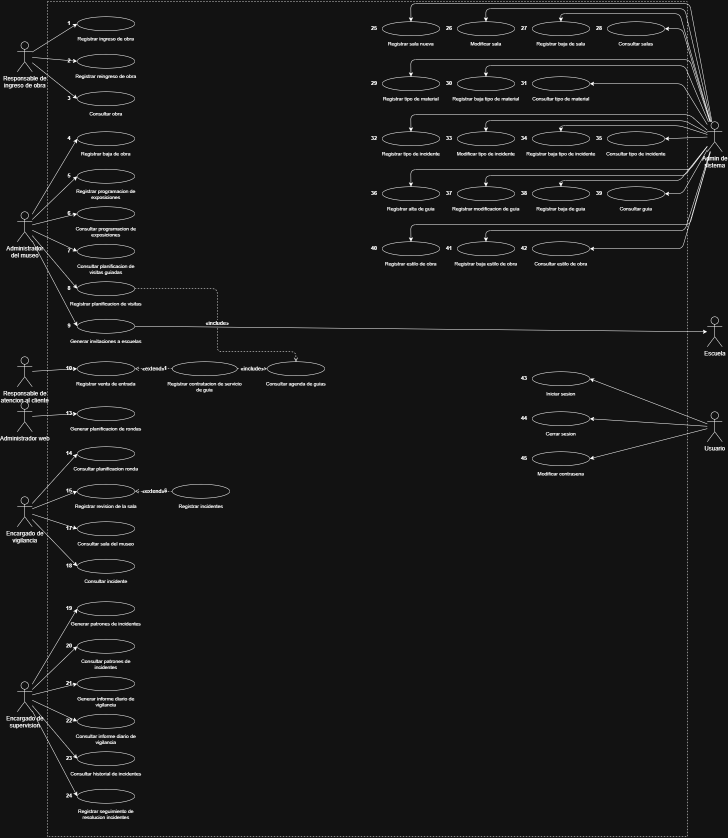
#> input picture scripts_y_notas/pdf_page9_dcu.png, 1456 x 1675 px, found by its file name (shown at 1/2 size)
$ python crop_check.py
#> lines starting #> are read from the running program, lines starting #| are printed output that depends on the picture
from PIL import Image

im9 = Image.open("scripts_y_notas/pdf_page9_dcu.png")
#> im9 is the input picture: PIL image 1456x1675 RGB; min 18, max 255, mean 23.1
im15 = Image.open("scripts_y_notas/pdf_page15_dcd.png")
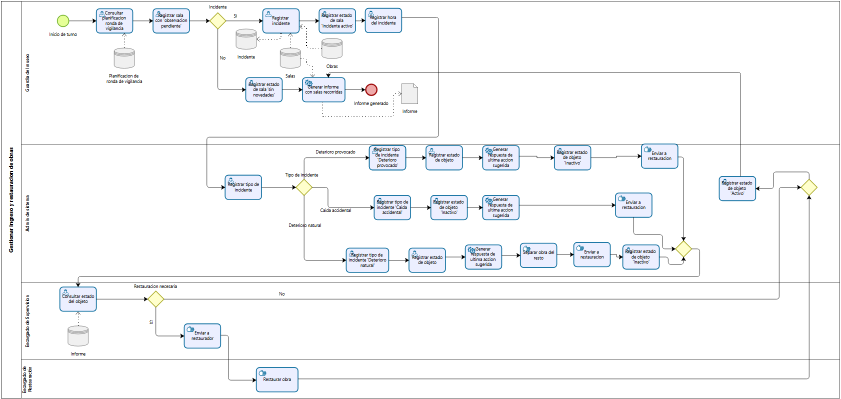
#> input picture scripts_y_notas/bpmn_oper_inspected.png, 1682 x 798 px, given in place of pdf_page15_dcd.png, which was not available (shown at 1/2 size)
#> im15 is the input picture: PIL image 1682x798 RGB; mean R, G, B 246.4, 247.4, 248.6

print(f"im9 size: {im9.size}, mode: {im9.mode}")
#| im9 size: (1456, 1675), mode: RGB
print(f"im15 size: {im15.size}, mode: {im15.mode}")
#| im15 size: (1682, 798), mode: RGB

# Save small crops to check them
im15.crop((0, 0, 500, 300)).save("scripts_y_notas/crop_dcd_topleft.png")
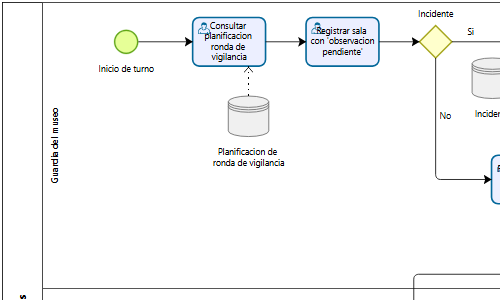
#> saved as crop_dcd_topleft.png: PIL image 500x300 RGB; mean R, G, B 246.6, 247.5, 247.8
im15.crop((500, 200, 1000, 600)).save("scripts_y_notas/crop_dcd_center.png")
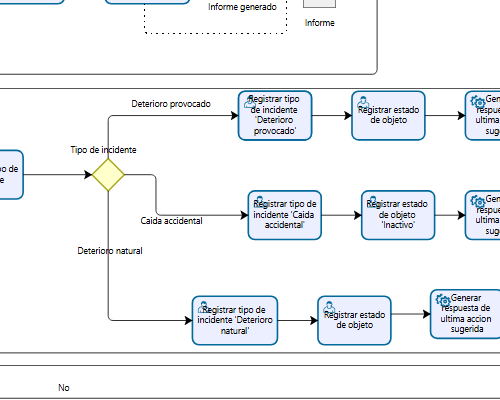
#> saved as crop_dcd_center.png: PIL image 500x400 RGB; mean R, G, B 239.8, 242, 244.8
print("Crops saved!")
